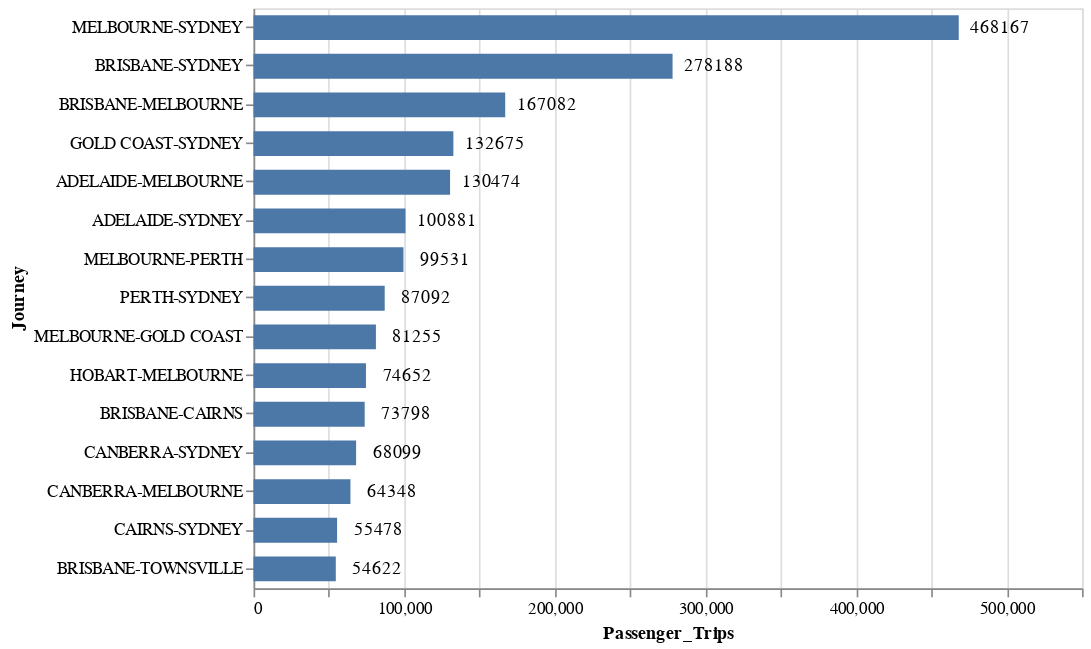

Source (notebook cell):
### Code cell
bars = alt.Chart(trips.head(15)) \
    .mark_bar(size = 15) \
    .encode(
        x = alt.X(
            'Passenger_Trips:Q',
            scale = alt.Scale(domain = [0, 550000])),
        y = alt.Y(
            'Journey:O', 
            sort = '-x'))

labels = bars \
    .mark_text(dx = 25) \
    .encode(
        text = alt.Text(
            'Passenger_Trips:Q', 
            format = ".0d"))

(bars+labels).properties(
        width = 500, 
        height = 350)

### Figure 1 — Vega-Lite specification as saved in the notebook (floating-point values rounded to 4 significant figures)
{"config": {"view": {"continuousWidth": 400, "continuousHeight": 300}}, "layer": [{"mark": {"type": "bar", "size": 15}, "encoding": {"x": {"type": "quantitative", "field": "Passenger_Trips", "scale": {"domain": [0, 550000]}}, "y": {"type": "ordinal", "field": "Journey", "sort": "-x"}}}, {"mark": {"type": "text", "dx": 25}, "encoding": {"text": {"type": "quantitative", "field": "Passenger_Trips", "format": ".0d"}, "x": {"type": "quantitative", "field": "Passenger_Trips", "scale": {"domain": [0, 550000]}}, "y": {"type": "ordinal", "field": "Journey", "sort": "-x"}}}], "data": {"name": "data-848f35d9397cc9dd64a797561dc675e1"}, "height": 350, "width": 500, "$schema": "https://vega.github.io/schema/vega-lite/v4.0.2.json", "datasets": {"data-848f35d9397cc9dd64a797561dc675e1": [{"Journey": "MELBOURNE-SYDNEY", "Passenger_Trips": 468200.0}, {"Journey": "BRISBANE-SYDNEY", "Passenger_Trips": 278200.0}, {"Journey": "BRISBANE-MELBOURNE", "Passenger_Trips": 167100.0}, {"Journey": "GOLD COAST-SYDNEY", "Passenger_Trips": 132700.0}, {"Journey": "ADELAIDE-MELBOURNE", "Passenger_Trips": 130500.0}, {"Journey": "ADELAIDE-SYDNEY", "Passenger_Trips": 100900.0}, {"Journey": "MELBOURNE-PERTH", "Passenger_Trips": 99530.0}, {"Journey": "PERTH-SYDNEY", "Passenger_Trips": 87090.0}, {"Journey": "MELBOURNE-GOLD COAST", "Passenger_Trips": 81260.0}, {"Journey": "HOBART-MELBOURNE", "Passenger_Trips": 74650.0}, {"Journey": "BRISBANE-CAIRNS", "Passenger_Trips": 73800.0}, {"Journey": "CANBERRA-SYDNEY", "Passenger_Trips": 68100.0}, {"Journey": "CANBERRA-MELBOURNE", "Passenger_Trips": 64350.0}, {"Journey": "CAIRNS-SYDNEY", "Passenger_Trips": 55480.0}, {"Journey": "BRISBANE-TOWNSVILLE", "Passenger_Trips": 54620.0}]}}
